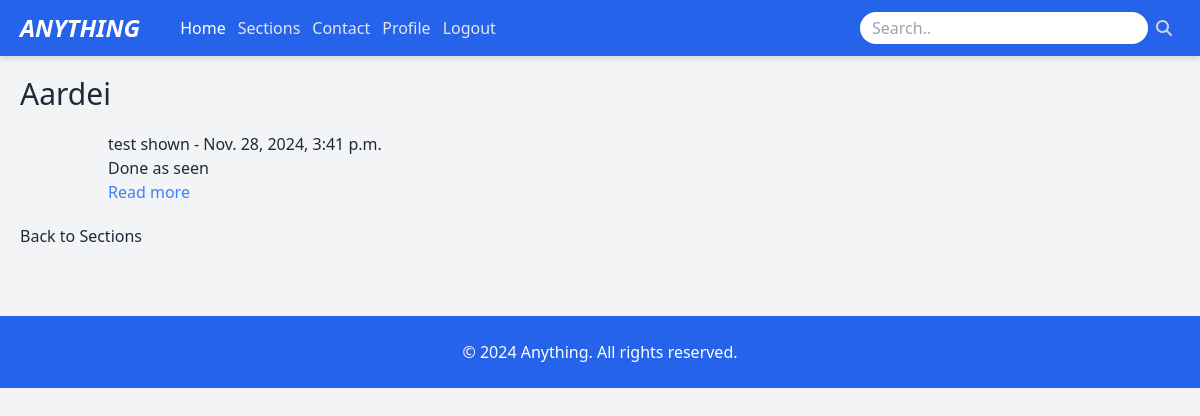
The app's page /post/6/ (signed in), older data.
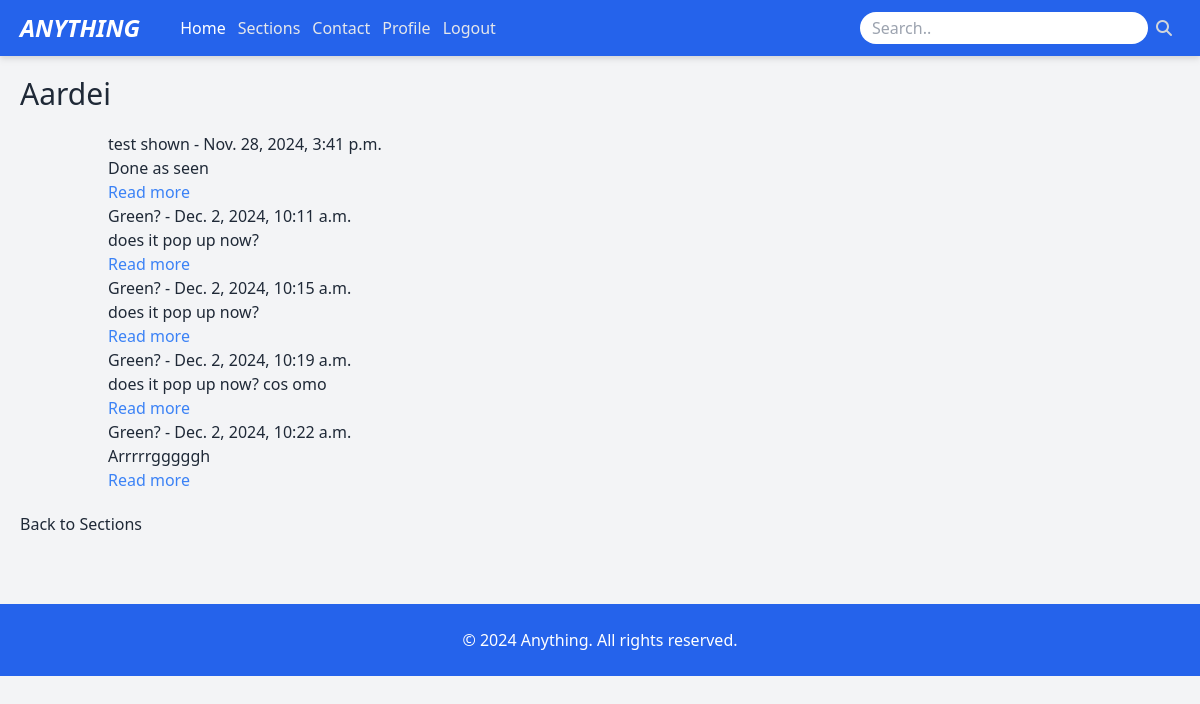
The same page, newer data.
### blog_anything/models.py (models this page shows, shortened)
class Section(models.Model):
    name = models.CharField(max_length=100)
    slug = models.SlugField(unique=True)
    created_by = models.ForeignKey(User, on_delete=models.CASCADE, related_name='sections')

class Post(models.Model):
    title = models.CharField(max_length=200)
    uuid = models.UUIDField(default=uuid.uuid4, editable=False, unique=True)
    content = models.TextField()
    section = models.ForeignKey(Section, related_name='posts', on_delete=models.CASCADE)
    created_by = models.ForeignKey(User, on_delete=models.CASCADE, related_name='posts')
    created_at = models.DateTimeField(default=timezone.now)
    updated_at = models.DateTimeField(auto_now=True)

### blog_anything/views.py (the view)
# urls.py: path('post/<slug:section_slug>/', views.post_list, name='post_list'),
@login_required
def post_list(request, section_slug):
    section = get_object_or_404(Section, slug=section_slug)
    posts = section.posts.all()
    return render(request, 'blog_anything/post_list.html', {'section': section, 'posts': posts})

### blog_anything/templates/blog_anything/post_list.html (shortened to what this page needs)
{% extends 'base.html' %}
{% load static %}
{% block content %}
    <body class="bg-gray-100">
        <h1 class="text-3xl text-bold">{{ section.name }}</h1>
        <div class="container mx-auto p-5">
            <ul>
                {% for post in posts %}
                    <li>{{ post.title }} - {{ post.created_at }}</li>
                    <p>{{ post.content|truncatewords:20 }}</p>
                    <a href="{% url 'post_detail' section.slug post.uuid %}"
                        class="text-blue-500">Read more</a>
                {% endfor %}
            </ul>
        </div>
        <a href="{% url 'section_list' %}">Back to Sections</a>
    </body>
{% endblock %}

### blog_anything/templates/base.html (shortened to what this page needs)
<!doctype html>
<html>
<head>
    <script src="https://cdn.tailwindcss.com"></script>
    <link rel="stylesheet" href="https://cdnjs.cloudflare.com/ajax/libs/font-awesome/6.1.1/css/all.min.css" />
</head>
<body class="bg-gray-100 text-gray-800">
    <nav class="relative px-5 flex justify-between items-center h-14 bg-blue-600 drop-shadow-md">
        <div>
            <a href="#" class="text-white text-2xl font-semibold italic">ANYTHING</a>
        </div>
        <div id="main-nav" class="hidden absolute top-14 right-0 px-5 py-10 bg-gray-700 h-screen flex-col
            md:flex md:space-y-0 md:relative md:top-0 md:right-0 md:p-0 md:flex-row md:h-full md:flex-grow md:justify-between md:items-center md:ml-10 md:bg-inherit">
            <div class="order-last flex flex-col items-end text-gray-200 space-y-3 md:flex-row md:items-start md:order-first md:space-y-0 md:space-x-3">
                <a class="text-white" href="/">Home</a>
                <a href="/sections" class="hover:text-white">Sections</a>
                <a href="/about" class="hover:text-white">Contact</a>
                {% if user.is_authenticated %}
                    <a href="/profile" class="hover:text-white">Profile</a>
                    <a href="/logout" class="hover:text-white">Logout</a>
                {% else %}
                    <a href="/login" class="hover:text-white">Login</a>
                    <a href="/register" class="hover:text-white">Sign Up</a>
                    <a href="/profile" class="hover:text-white">Profile</a>
                {% endif %}
            </div>
            <form class="order-first mb-10 md:mb-0 md:order-last md:pr-8 relative"
                action="{% url 'search' %}"
                method="get">
                <input
                    class="w-72 py-1 pl-3 pr-10 rounded-full text-gray-800 focus:outline-0"
                    type="text"
                    placeholder="Search.."
                    name="query"
                    value="{{ request.GET.query|default:'' }}"
                />
                <button
                    class="absolute right-2 top-1/2 transform -translate-y-1/2 bg-transparent"
                    type="submit">
                    <i class="fa fa-search text-gray-300"></i>
                </button>
            </form>
        </div>
    </nav>
    <main class="p-5 h-full">
        {% block content %}
        {% endblock %}
    </main>
    <footer class="bg-blue-600 text-white py-6 mt-12">
        <div class="container mx-auto text-center">
            <p> &copy; 2024 Anything. All rights reserved.</p>
        </div>
    </footer>
</body>
</html>

Row changes from the older to the newer data that the page shows:
added Post: title "Green?", created_at "Dec. 2, 2024, 10:11 a.m.", content "does it pop up now?"
added Post: title "Green?", created_at "Dec. 2, 2024, 10:15 a.m.", content "does it pop up now?"
added Post: title "Green?", created_at "Dec. 2, 2024, 10:19 a.m.", content "does it pop up now? cos omo"
added Post: title "Green?", created_at "Dec. 2, 2024, 10:22 a.m.", content "Arrrrrgggggh"
